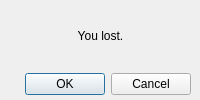
<?xml version="1.0" encoding="UTF-8"?>
<ui version="4.0">
 <class>Loss</class>
 <widget class="QDialog" name="Loss">
  <property name="geometry">
   <rect>
    <x>0</x>
    <y>0</y>
    <width>200</width>
    <height>100</height>
   </rect>
  </property>
  <property name="minimumSize">
   <size>
    <width>200</width>
    <height>100</height>
   </size>
  </property>
  <property name="maximumSize">
   <size>
    <width>200</width>
    <height>100</height>
   </size>
  </property>
  <property name="windowTitle">
   <string>Dialog</string>
  </property>
  <widget class="QWidget" name="">
   <property name="geometry">
    <rect>
     <x>10</x>
     <y>4</y>
     <width>181</width>
     <height>91</height>
    </rect>
   </property>
   <layout class="QVBoxLayout" name="verticalLayout">
    <item>
     <widget class="QLabel" name="label">
      <property name="text">
       <string>You lost.</string>
      </property>
      <property name="alignment">
       <set>Qt::AlignCenter</set>
      </property>
     </widget>
    </item>
    <item>
     <widget class="QDialogButtonBox" name="buttonBox">
      <property name="standardButtons">
       <set>QDialogButtonBox::Cancel|QDialogButtonBox::Ok</set>
      </property>
     </widget>
    </item>
   </layout>
  </widget>
 </widget>
 <resources/>
 <connections>
  <connection>
   <sender>buttonBox</sender>
   <signal>accepted()</signal>
   <receiver>Loss</receiver>
   <slot>close()</slot>
   <hints>
    <hint type="sourcelabel">
     <x>100</x>
     <y>77</y>
    </hint>
    <hint type="destinationlabel">
     <x>99</x>
     <y>49</y>
    </hint>
   </hints>
  </connection>
  <connection>
   <sender>buttonBox</sender>
   <signal>rejected()</signal>
   <receiver>Loss</receiver>
   <slot>close()</slot>
   <hints>
    <hint type="sourcelabel">
     <x>100</x>
     <y>77</y>
    </hint>
    <hint type="destinationlabel">
     <x>99</x>
     <y>49</y>
    </hint>
   </hints>
  </connection>
 </connections>
</ui>
